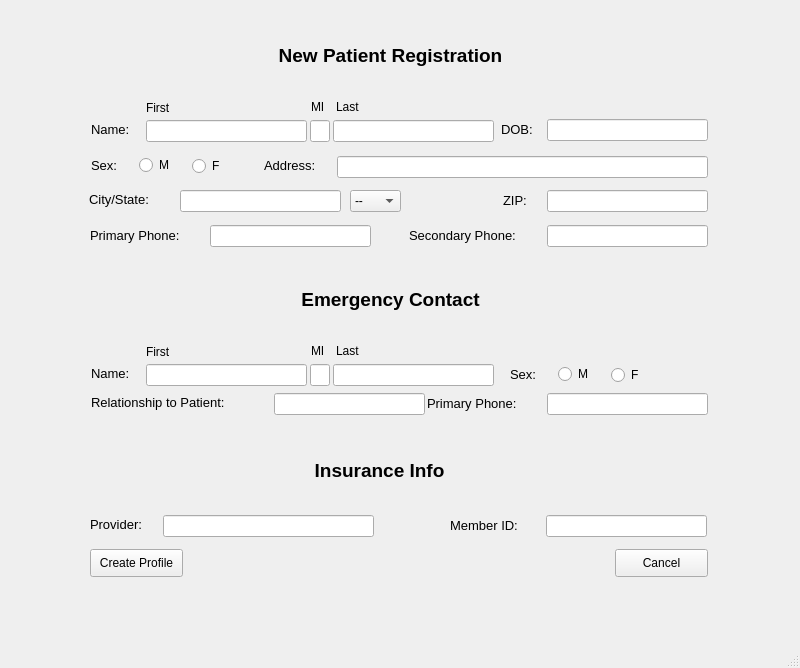
<?xml version="1.0" encoding="UTF-8"?>
<ui version="4.0">
 <class>MainWindow</class>
 <widget class="QMainWindow" name="MainWindow">
  <property name="geometry">
   <rect>
    <x>0</x>
    <y>0</y>
    <width>800</width>
    <height>668</height>
   </rect>
  </property>
  <property name="windowTitle">
   <string>MainWindow</string>
  </property>
  <widget class="QWidget" name="centralwidget">
   <widget class="QLabel" name="newPatientLabel">
    <property name="geometry">
     <rect>
      <x>240</x>
      <y>30</y>
      <width>301</width>
      <height>51</height>
     </rect>
    </property>
    <property name="text">
     <string>&lt;html&gt;&lt;head/&gt;&lt;body&gt;&lt;p align=&quot;center&quot;&gt;&lt;span style=&quot; font-size:14pt; font-weight:600;&quot;&gt;New Patient Registration&lt;/span&gt;&lt;/p&gt;&lt;/body&gt;&lt;/html&gt;</string>
    </property>
   </widget>
   <widget class="QLabel" name="label">
    <property name="geometry">
     <rect>
      <x>91</x>
      <y>114</y>
      <width>51</width>
      <height>31</height>
     </rect>
    </property>
    <property name="text">
     <string>&lt;html&gt;&lt;head/&gt;&lt;body&gt;&lt;p&gt;&lt;span style=&quot; font-size:10pt;&quot;&gt;Name:&lt;/span&gt;&lt;/p&gt;&lt;/body&gt;&lt;/html&gt;</string>
    </property>
   </widget>
   <widget class="QLineEdit" name="NP_name_first">
    <property name="geometry">
     <rect>
      <x>146</x>
      <y>120</y>
      <width>161</width>
      <height>22</height>
     </rect>
    </property>
   </widget>
   <widget class="QLineEdit" name="NP_name_MI">
    <property name="geometry">
     <rect>
      <x>310</x>
      <y>120</y>
      <width>20</width>
      <height>22</height>
     </rect>
    </property>
   </widget>
   <widget class="QLineEdit" name="NP_name_last">
    <property name="geometry">
     <rect>
      <x>333</x>
      <y>120</y>
      <width>161</width>
      <height>22</height>
     </rect>
    </property>
   </widget>
   <widget class="QLabel" name="label_2">
    <property name="geometry">
     <rect>
      <x>146</x>
      <y>100</y>
      <width>55</width>
      <height>16</height>
     </rect>
    </property>
    <property name="text">
     <string>First</string>
    </property>
   </widget>
   <widget class="QLabel" name="label_3">
    <property name="geometry">
     <rect>
      <x>311</x>
      <y>99</y>
      <width>16</width>
      <height>16</height>
     </rect>
    </property>
    <property name="text">
     <string>MI</string>
    </property>
   </widget>
   <widget class="QLabel" name="label_4">
    <property name="geometry">
     <rect>
      <x>336</x>
      <y>99</y>
      <width>55</width>
      <height>16</height>
     </rect>
    </property>
    <property name="text">
     <string>Last</string>
    </property>
   </widget>
   <widget class="QLabel" name="label_5">
    <property name="geometry">
     <rect>
      <x>501</x>
      <y>114</y>
      <width>51</width>
      <height>31</height>
     </rect>
    </property>
    <property name="text">
     <string>&lt;html&gt;&lt;head/&gt;&lt;body&gt;&lt;p&gt;&lt;span style=&quot; font-size:10pt;&quot;&gt;DOB:&lt;/span&gt;&lt;/p&gt;&lt;/body&gt;&lt;/html&gt;</string>
    </property>
   </widget>
   <widget class="QLineEdit" name="NP_DOB">
    <property name="geometry">
     <rect>
      <x>547</x>
      <y>119</y>
      <width>161</width>
      <height>22</height>
     </rect>
    </property>
   </widget>
   <widget class="QLabel" name="label_6">
    <property name="geometry">
     <rect>
      <x>91</x>
      <y>150</y>
      <width>51</width>
      <height>31</height>
     </rect>
    </property>
    <property name="text">
     <string>&lt;html&gt;&lt;head/&gt;&lt;body&gt;&lt;p&gt;&lt;span style=&quot; font-size:10pt;&quot;&gt;Sex:&lt;/span&gt;&lt;/p&gt;&lt;/body&gt;&lt;/html&gt;</string>
    </property>
   </widget>
   <widget class="QRadioButton" name="NP_sex_M">
    <property name="geometry">
     <rect>
      <x>139</x>
      <y>155</y>
      <width>51</width>
      <height>20</height>
     </rect>
    </property>
    <property name="text">
     <string>M</string>
    </property>
   </widget>
   <widget class="QRadioButton" name="NP_sex_F">
    <property name="geometry">
     <rect>
      <x>192</x>
      <y>156</y>
      <width>51</width>
      <height>20</height>
     </rect>
    </property>
    <property name="text">
     <string>F</string>
    </property>
   </widget>
   <widget class="QLineEdit" name="NP_address">
    <property name="geometry">
     <rect>
      <x>337</x>
      <y>156</y>
      <width>371</width>
      <height>22</height>
     </rect>
    </property>
   </widget>
   <widget class="QLabel" name="label_7">
    <property name="geometry">
     <rect>
      <x>264</x>
      <y>150</y>
      <width>71</width>
      <height>31</height>
     </rect>
    </property>
    <property name="text">
     <string>&lt;html&gt;&lt;head/&gt;&lt;body&gt;&lt;p&gt;&lt;span style=&quot; font-size:10pt;&quot;&gt;Address:&lt;/span&gt;&lt;/p&gt;&lt;/body&gt;&lt;/html&gt;</string>
    </property>
   </widget>
   <widget class="QLabel" name="label_8">
    <property name="geometry">
     <rect>
      <x>89</x>
      <y>184</y>
      <width>81</width>
      <height>31</height>
     </rect>
    </property>
    <property name="text">
     <string>&lt;html&gt;&lt;head/&gt;&lt;body&gt;&lt;p&gt;&lt;span style=&quot; font-size:10pt;&quot;&gt;City/State:&lt;/span&gt;&lt;/p&gt;&lt;/body&gt;&lt;/html&gt;</string>
    </property>
   </widget>
   <widget class="QLineEdit" name="NP_city">
    <property name="geometry">
     <rect>
      <x>180</x>
      <y>190</y>
      <width>161</width>
      <height>22</height>
     </rect>
    </property>
   </widget>
   <widget class="QComboBox" name="NP_state">
    <property name="geometry">
     <rect>
      <x>350</x>
      <y>190</y>
      <width>51</width>
      <height>22</height>
     </rect>
    </property>
    <item>
     <property name="text">
      <string>--</string>
     </property>
    </item>
    <item>
     <property name="text">
      <string>AL</string>
     </property>
    </item>
    <item>
     <property name="text">
      <string>AK</string>
     </property>
    </item>
    <item>
     <property name="text">
      <string>AZ</string>
     </property>
    </item>
    <item>
     <property name="text">
      <string>AR</string>
     </property>
    </item>
    <item>
     <property name="text">
      <string>CA</string>
     </property>
    </item>
    <item>
     <property name="text">
      <string>CO</string>
     </property>
    </item>
    <item>
     <property name="text">
      <string>CT</string>
     </property>
    </item>
    <item>
     <property name="text">
      <string>DE</string>
     </property>
    </item>
    <item>
     <property name="text">
      <string>FL</string>
     </property>
    </item>
    <item>
     <property name="text">
      <string>GA</string>
     </property>
    </item>
    <item>
     <property name="text">
      <string>HI</string>
     </property>
    </item>
    <item>
     <property name="text">
      <string>ID</string>
     </property>
    </item>
    <item>
     <property name="text">
      <string>IL</string>
     </property>
    </item>
    <item>
     <property name="text">
      <string>IN</string>
     </property>
    </item>
    <item>
     <property name="text">
      <string>IA</string>
     </property>
    </item>
    <item>
     <property name="text">
      <string>KS</string>
     </property>
    </item>
    <item>
     <property name="text">
      <string>KY</string>
     </property>
    </item>
    <item>
     <property name="text">
      <string>LA</string>
     </property>
    </item>
    <item>
     <property name="text">
      <string>ME</string>
     </property>
    </item>
    <item>
     <property name="text">
      <string>MD</string>
     </property>
    </item>
    <item>
     <property name="text">
      <string>MA</string>
     </property>
    </item>
    <item>
     <property name="text">
      <string>MI</string>
     </property>
    </item>
    <item>
     <property name="text">
      <string>MN</string>
     </property>
    </item>
    <item>
     <property name="text">
      <string>MS</string>
     </property>
    </item>
    <item>
     <property name="text">
      <string>MO</string>
     </property>
    </item>
    <item>
     <property name="text">
      <string>MT</string>
     </property>
    </item>
    <item>
     <property name="text">
      <string>NE</string>
     </property>
    </item>
    <item>
     <property name="text">
      <string>NV</string>
     </property>
    </item>
    <item>
     <property name="text">
      <string>NH</string>
     </property>
    </item>
    <item>
     <property name="text">
      <string>NJ</string>
     </property>
    </item>
    <item>
     <property name="text">
      <string>NM</string>
     </property>
    </item>
    <item>
     <property name="text">
      <string>NY</string>
     </property>
    </item>
    <item>
     <property name="text">
      <string>NC</string>
     </property>
    </item>
    <item>
     <property name="text">
      <string>ND</string>
     </property>
    </item>
    <item>
     <property name="text">
      <string>OH</string>
     </property>
    </item>
    <item>
     <property name="text">
      <string>OK</string>
     </property>
    </item>
    <item>
     <property name="text">
      <string>OR</string>
     </property>
    </item>
    <item>
     <property name="text">
      <string>PA</string>
     </property>
    </item>
    <item>
     <property name="text">
      <string>RI</string>
     </property>
    </item>
    <item>
     <property name="text">
      <string>SC</string>
     </property>
    </item>
    <item>
     <property name="text">
      <string>SD</string>
     </property>
    </item>
    <item>
     <property name="text">
      <string>TN</string>
     </property>
    </item>
    <item>
     <property name="text">
      <string>TX</string>
     </property>
    </item>
    <item>
     <property name="text">
      <string>UT</string>
     </property>
    </item>
    <item>
     <property name="text">
      <string>VT</string>
     </property>
    </item>
    <item>
     <property name="text">
      <string>VA</string>
     </property>
    </item>
    <item>
     <property name="text">
      <string>WA</string>
     </property>
    </item>
    <item>
     <property name="text">
      <string>WV</string>
     </property>
    </item>
    <item>
     <property name="text">
      <string>WI</string>
     </property>
    </item>
    <item>
     <property name="text">
      <string>WY</string>
     </property>
    </item>
    <item>
     <property name="text">
      <string>GU</string>
     </property>
    </item>
    <item>
     <property name="text">
      <string>PR</string>
     </property>
    </item>
    <item>
     <property name="text">
      <string>VI</string>
     </property>
    </item>
   </widget>
   <widget class="QLineEdit" name="NP_zip">
    <property name="geometry">
     <rect>
      <x>547</x>
      <y>190</y>
      <width>161</width>
      <height>22</height>
     </rect>
    </property>
   </widget>
   <widget class="QLabel" name="label_9">
    <property name="geometry">
     <rect>
      <x>503</x>
      <y>185</y>
      <width>51</width>
      <height>31</height>
     </rect>
    </property>
    <property name="text">
     <string>&lt;html&gt;&lt;head/&gt;&lt;body&gt;&lt;p&gt;&lt;span style=&quot; font-size:10pt;&quot;&gt;ZIP:&lt;/span&gt;&lt;/p&gt;&lt;/body&gt;&lt;/html&gt;</string>
    </property>
   </widget>
   <widget class="QLineEdit" name="NP_prim_phone">
    <property name="geometry">
     <rect>
      <x>210</x>
      <y>225</y>
      <width>161</width>
      <height>22</height>
     </rect>
    </property>
   </widget>
   <widget class="QLabel" name="label_10">
    <property name="geometry">
     <rect>
      <x>90</x>
      <y>220</y>
      <width>121</width>
      <height>31</height>
     </rect>
    </property>
    <property name="text">
     <string>&lt;html&gt;&lt;head/&gt;&lt;body&gt;&lt;p&gt;&lt;span style=&quot; font-size:10pt;&quot;&gt;Primary Phone:&lt;/span&gt;&lt;/p&gt;&lt;/body&gt;&lt;/html&gt;</string>
    </property>
   </widget>
   <widget class="QLineEdit" name="NP_sec_phone">
    <property name="geometry">
     <rect>
      <x>547</x>
      <y>225</y>
      <width>161</width>
      <height>22</height>
     </rect>
    </property>
   </widget>
   <widget class="QLabel" name="label_11">
    <property name="geometry">
     <rect>
      <x>409</x>
      <y>220</y>
      <width>141</width>
      <height>31</height>
     </rect>
    </property>
    <property name="text">
     <string>&lt;html&gt;&lt;head/&gt;&lt;body&gt;&lt;p&gt;&lt;span style=&quot; font-size:10pt;&quot;&gt;Secondary Phone:&lt;/span&gt;&lt;/p&gt;&lt;/body&gt;&lt;/html&gt;</string>
    </property>
   </widget>
   <widget class="QLabel" name="label_12">
    <property name="geometry">
     <rect>
      <x>336</x>
      <y>343</y>
      <width>55</width>
      <height>16</height>
     </rect>
    </property>
    <property name="text">
     <string>Last</string>
    </property>
   </widget>
   <widget class="QLabel" name="label_13">
    <property name="geometry">
     <rect>
      <x>311</x>
      <y>343</y>
      <width>16</width>
      <height>16</height>
     </rect>
    </property>
    <property name="text">
     <string>MI</string>
    </property>
   </widget>
   <widget class="QLineEdit" name="em_name_MI">
    <property name="geometry">
     <rect>
      <x>310</x>
      <y>364</y>
      <width>20</width>
      <height>22</height>
     </rect>
    </property>
   </widget>
   <widget class="QLineEdit" name="em_name_last">
    <property name="geometry">
     <rect>
      <x>333</x>
      <y>364</y>
      <width>161</width>
      <height>22</height>
     </rect>
    </property>
   </widget>
   <widget class="QLabel" name="label_15">
    <property name="geometry">
     <rect>
      <x>427</x>
      <y>388</y>
      <width>121</width>
      <height>31</height>
     </rect>
    </property>
    <property name="text">
     <string>&lt;html&gt;&lt;head/&gt;&lt;body&gt;&lt;p&gt;&lt;span style=&quot; font-size:10pt;&quot;&gt;Primary Phone:&lt;/span&gt;&lt;/p&gt;&lt;/body&gt;&lt;/html&gt;</string>
    </property>
   </widget>
   <widget class="QRadioButton" name="em_sex_M">
    <property name="geometry">
     <rect>
      <x>558</x>
      <y>364</y>
      <width>51</width>
      <height>20</height>
     </rect>
    </property>
    <property name="text">
     <string>M</string>
    </property>
   </widget>
   <widget class="QLabel" name="label_17">
    <property name="geometry">
     <rect>
      <x>146</x>
      <y>344</y>
      <width>55</width>
      <height>16</height>
     </rect>
    </property>
    <property name="text">
     <string>First</string>
    </property>
   </widget>
   <widget class="QRadioButton" name="em_sex_F">
    <property name="geometry">
     <rect>
      <x>611</x>
      <y>365</y>
      <width>51</width>
      <height>20</height>
     </rect>
    </property>
    <property name="text">
     <string>F</string>
    </property>
   </widget>
   <widget class="QLineEdit" name="em_name_first">
    <property name="geometry">
     <rect>
      <x>146</x>
      <y>364</y>
      <width>161</width>
      <height>22</height>
     </rect>
    </property>
   </widget>
   <widget class="QLabel" name="label_19">
    <property name="geometry">
     <rect>
      <x>91</x>
      <y>358</y>
      <width>51</width>
      <height>31</height>
     </rect>
    </property>
    <property name="text">
     <string>&lt;html&gt;&lt;head/&gt;&lt;body&gt;&lt;p&gt;&lt;span style=&quot; font-size:10pt;&quot;&gt;Name:&lt;/span&gt;&lt;/p&gt;&lt;/body&gt;&lt;/html&gt;</string>
    </property>
   </widget>
   <widget class="QLabel" name="newPatientLabel_2">
    <property name="geometry">
     <rect>
      <x>240</x>
      <y>274</y>
      <width>301</width>
      <height>51</height>
     </rect>
    </property>
    <property name="text">
     <string>&lt;html&gt;&lt;head/&gt;&lt;body&gt;&lt;p align=&quot;center&quot;&gt;&lt;span style=&quot; font-size:14pt; font-weight:600;&quot;&gt;Emergency Contact&lt;/span&gt;&lt;/p&gt;&lt;/body&gt;&lt;/html&gt;</string>
    </property>
   </widget>
   <widget class="QLineEdit" name="em_prim_phone">
    <property name="geometry">
     <rect>
      <x>547</x>
      <y>393</y>
      <width>161</width>
      <height>22</height>
     </rect>
    </property>
   </widget>
   <widget class="QLabel" name="label_21">
    <property name="geometry">
     <rect>
      <x>510</x>
      <y>359</y>
      <width>51</width>
      <height>31</height>
     </rect>
    </property>
    <property name="text">
     <string>&lt;html&gt;&lt;head/&gt;&lt;body&gt;&lt;p&gt;&lt;span style=&quot; font-size:10pt;&quot;&gt;Sex:&lt;/span&gt;&lt;/p&gt;&lt;/body&gt;&lt;/html&gt;</string>
    </property>
   </widget>
   <widget class="QLabel" name="label_14">
    <property name="geometry">
     <rect>
      <x>91</x>
      <y>387</y>
      <width>181</width>
      <height>31</height>
     </rect>
    </property>
    <property name="text">
     <string>&lt;html&gt;&lt;head/&gt;&lt;body&gt;&lt;p&gt;&lt;span style=&quot; font-size:10pt;&quot;&gt;Relationship to Patient:&lt;/span&gt;&lt;/p&gt;&lt;/body&gt;&lt;/html&gt;</string>
    </property>
   </widget>
   <widget class="QLineEdit" name="em_relationship">
    <property name="geometry">
     <rect>
      <x>274</x>
      <y>393</y>
      <width>151</width>
      <height>22</height>
     </rect>
    </property>
   </widget>
   <widget class="QLabel" name="newPatientLabel_3">
    <property name="geometry">
     <rect>
      <x>229</x>
      <y>445</y>
      <width>301</width>
      <height>51</height>
     </rect>
    </property>
    <property name="text">
     <string>&lt;html&gt;&lt;head/&gt;&lt;body&gt;&lt;p align=&quot;center&quot;&gt;&lt;span style=&quot; font-size:14pt; font-weight:600;&quot;&gt;Insurance Info&lt;/span&gt;&lt;/p&gt;&lt;/body&gt;&lt;/html&gt;</string>
    </property>
   </widget>
   <widget class="QLabel" name="label_16">
    <property name="geometry">
     <rect>
      <x>90</x>
      <y>509</y>
      <width>71</width>
      <height>31</height>
     </rect>
    </property>
    <property name="text">
     <string>&lt;html&gt;&lt;head/&gt;&lt;body&gt;&lt;p&gt;&lt;span style=&quot; font-size:10pt;&quot;&gt;Provider:&lt;/span&gt;&lt;/p&gt;&lt;/body&gt;&lt;/html&gt;</string>
    </property>
   </widget>
   <widget class="QLineEdit" name="NP_insurance">
    <property name="geometry">
     <rect>
      <x>163</x>
      <y>515</y>
      <width>211</width>
      <height>22</height>
     </rect>
    </property>
   </widget>
   <widget class="QLineEdit" name="NP_memberID">
    <property name="geometry">
     <rect>
      <x>546</x>
      <y>515</y>
      <width>161</width>
      <height>22</height>
     </rect>
    </property>
   </widget>
   <widget class="QLabel" name="label_23">
    <property name="geometry">
     <rect>
      <x>450</x>
      <y>510</y>
      <width>91</width>
      <height>31</height>
     </rect>
    </property>
    <property name="text">
     <string>&lt;html&gt;&lt;head/&gt;&lt;body&gt;&lt;p&gt;&lt;span style=&quot; font-size:10pt;&quot;&gt;Member ID:&lt;/span&gt;&lt;/p&gt;&lt;/body&gt;&lt;/html&gt;</string>
    </property>
   </widget>
   <widget class="QPushButton" name="NP_create">
    <property name="geometry">
     <rect>
      <x>90</x>
      <y>549</y>
      <width>93</width>
      <height>28</height>
     </rect>
    </property>
    <property name="text">
     <string>Create Profile</string>
    </property>
   </widget>
   <widget class="QPushButton" name="NP_cancel">
    <property name="geometry">
     <rect>
      <x>615</x>
      <y>549</y>
      <width>93</width>
      <height>28</height>
     </rect>
    </property>
    <property name="text">
     <string>Cancel</string>
    </property>
   </widget>
  </widget>
  <widget class="QMenuBar" name="menubar">
   <property name="geometry">
    <rect>
     <x>0</x>
     <y>0</y>
     <width>800</width>
     <height>26</height>
    </rect>
   </property>
  </widget>
  <widget class="QStatusBar" name="statusbar"/>
 </widget>
 <resources/>
 <connections/>
</ui>
